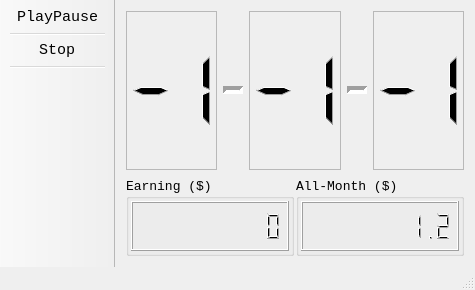
<?xml version="1.0" encoding="UTF-8"?>
<ui version="4.0">
 <class>TimerWindow</class>
 <widget class="QMainWindow" name="TimerWindow">
  <property name="geometry">
   <rect>
    <x>0</x>
    <y>0</y>
    <width>475</width>
    <height>290</height>
   </rect>
  </property>
  <property name="minimumSize">
   <size>
    <width>336</width>
    <height>222</height>
   </size>
  </property>
  <property name="maximumSize">
   <size>
    <width>475</width>
    <height>290</height>
   </size>
  </property>
  <property name="font">
   <font>
    <family>Monospace</family>
    <pointsize>11</pointsize>
   </font>
  </property>
  <property name="windowTitle">
   <string>Timer</string>
  </property>
  <property name="windowIcon">
   <iconset>
    <normaloff>statics/clock_select.png</normaloff>statics/clock_select.png</iconset>
  </property>
  <widget class="QWidget" name="centralWidget">
   <layout class="QVBoxLayout" name="verticalLayout_2">
    <item>
     <layout class="QHBoxLayout" name="horizontalLayout">
      <item>
       <widget class="QLCDNumber" name="lcdNumber_hours">
        <property name="frameShape">
         <enum>QFrame::StyledPanel</enum>
        </property>
        <property name="lineWidth">
         <number>1</number>
        </property>
        <property name="midLineWidth">
         <number>0</number>
        </property>
        <property name="digitCount">
         <number>2</number>
        </property>
        <property name="intValue" stdset="0">
         <number>-1</number>
        </property>
       </widget>
      </item>
      <item>
       <widget class="Line" name="line">
        <property name="maximumSize">
         <size>
          <width>20</width>
          <height>20</height>
         </size>
        </property>
        <property name="lineWidth">
         <number>4</number>
        </property>
        <property name="orientation">
         <enum>Qt::Horizontal</enum>
        </property>
       </widget>
      </item>
      <item>
       <widget class="QLCDNumber" name="lcdNumber_minutes">
        <property name="frameShape">
         <enum>QFrame::StyledPanel</enum>
        </property>
        <property name="lineWidth">
         <number>0</number>
        </property>
        <property name="digitCount">
         <number>2</number>
        </property>
        <property name="intValue" stdset="0">
         <number>-1</number>
        </property>
       </widget>
      </item>
      <item>
       <widget class="Line" name="line2">
        <property name="minimumSize">
         <size>
          <width>20</width>
          <height>20</height>
         </size>
        </property>
        <property name="maximumSize">
         <size>
          <width>20</width>
          <height>20</height>
         </size>
        </property>
        <property name="lineWidth">
         <number>4</number>
        </property>
        <property name="orientation">
         <enum>Qt::Horizontal</enum>
        </property>
       </widget>
      </item>
      <item>
       <widget class="QLCDNumber" name="lcdNumber_seconds">
        <property name="frameShape">
         <enum>QFrame::StyledPanel</enum>
        </property>
        <property name="lineWidth">
         <number>0</number>
        </property>
        <property name="digitCount">
         <number>2</number>
        </property>
        <property name="intValue" stdset="0">
         <number>-1</number>
        </property>
       </widget>
      </item>
     </layout>
    </item>
    <item>
     <widget class="QWidget" name="widget" native="true">
      <property name="maximumSize">
       <size>
        <width>16777215</width>
        <height>80</height>
       </size>
      </property>
      <layout class="QGridLayout" name="gridLayout">
       <property name="leftMargin">
        <number>0</number>
       </property>
       <property name="topMargin">
        <number>2</number>
       </property>
       <property name="rightMargin">
        <number>0</number>
       </property>
       <property name="bottomMargin">
        <number>0</number>
       </property>
       <property name="spacing">
        <number>2</number>
       </property>
       <item row="0" column="0">
        <widget class="QGroupBox" name="groupBox_earning">
         <property name="font">
          <font>
           <pointsize>10</pointsize>
          </font>
         </property>
         <property name="title">
          <string>Earning ($)</string>
         </property>
         <layout class="QGridLayout" name="gridLayout_3">
          <property name="leftMargin">
           <number>2</number>
          </property>
          <property name="topMargin">
           <number>2</number>
          </property>
          <property name="rightMargin">
           <number>2</number>
          </property>
          <property name="bottomMargin">
           <number>2</number>
          </property>
          <item row="0" column="0">
           <widget class="QLCDNumber" name="lcdNumber_earning">
            <property name="digitCount">
             <number>10</number>
            </property>
           </widget>
          </item>
         </layout>
        </widget>
       </item>
       <item row="0" column="1">
        <widget class="QGroupBox" name="groupBox_all_month">
         <property name="font">
          <font>
           <pointsize>10</pointsize>
          </font>
         </property>
         <property name="title">
          <string>All-Month ($)</string>
         </property>
         <layout class="QGridLayout" name="gridLayout_2">
          <property name="leftMargin">
           <number>2</number>
          </property>
          <property name="topMargin">
           <number>2</number>
          </property>
          <property name="rightMargin">
           <number>2</number>
          </property>
          <property name="bottomMargin">
           <number>2</number>
          </property>
          <item row="0" column="0">
           <widget class="QLCDNumber" name="lcdNumber_all_month">
            <property name="frameShadow">
             <enum>QFrame::Raised</enum>
            </property>
            <property name="smallDecimalPoint">
             <bool>false</bool>
            </property>
            <property name="digitCount">
             <number>10</number>
            </property>
            <property name="value" stdset="0">
             <double>1.200000000000000</double>
            </property>
           </widget>
          </item>
         </layout>
        </widget>
       </item>
      </layout>
     </widget>
    </item>
   </layout>
  </widget>
  <widget class="QToolBar" name="mainToolBar">
   <property name="minimumSize">
    <size>
     <width>0</width>
     <height>199</height>
    </size>
   </property>
   <property name="movable">
    <bool>false</bool>
   </property>
   <attribute name="toolBarArea">
    <enum>LeftToolBarArea</enum>
   </attribute>
   <attribute name="toolBarBreak">
    <bool>false</bool>
   </attribute>
   <addaction name="action_playpause"/>
   <addaction name="separator"/>
   <addaction name="action_stop"/>
   <addaction name="separator"/>
  </widget>
  <widget class="QStatusBar" name="statusBar"/>
  <action name="action_playpause">
   <property name="icon">
    <iconset>
     <normalon>statics/play.png</normalon>
    </iconset>
   </property>
   <property name="text">
    <string>PlayPause</string>
   </property>
   <property name="shortcut">
    <string>F5, Space, Ctrl+Z</string>
   </property>
  </action>
  <action name="action_stop">
   <property name="icon">
    <iconset>
     <normaloff>statics/stop.png</normaloff>statics/stop.png</iconset>
   </property>
   <property name="text">
    <string>Stop</string>
   </property>
   <property name="shortcut">
    <string>Ctrl+C, Esc</string>
   </property>
  </action>
 </widget>
 <layoutdefault spacing="6" margin="11"/>
 <resources/>
 <connections/>
</ui>
